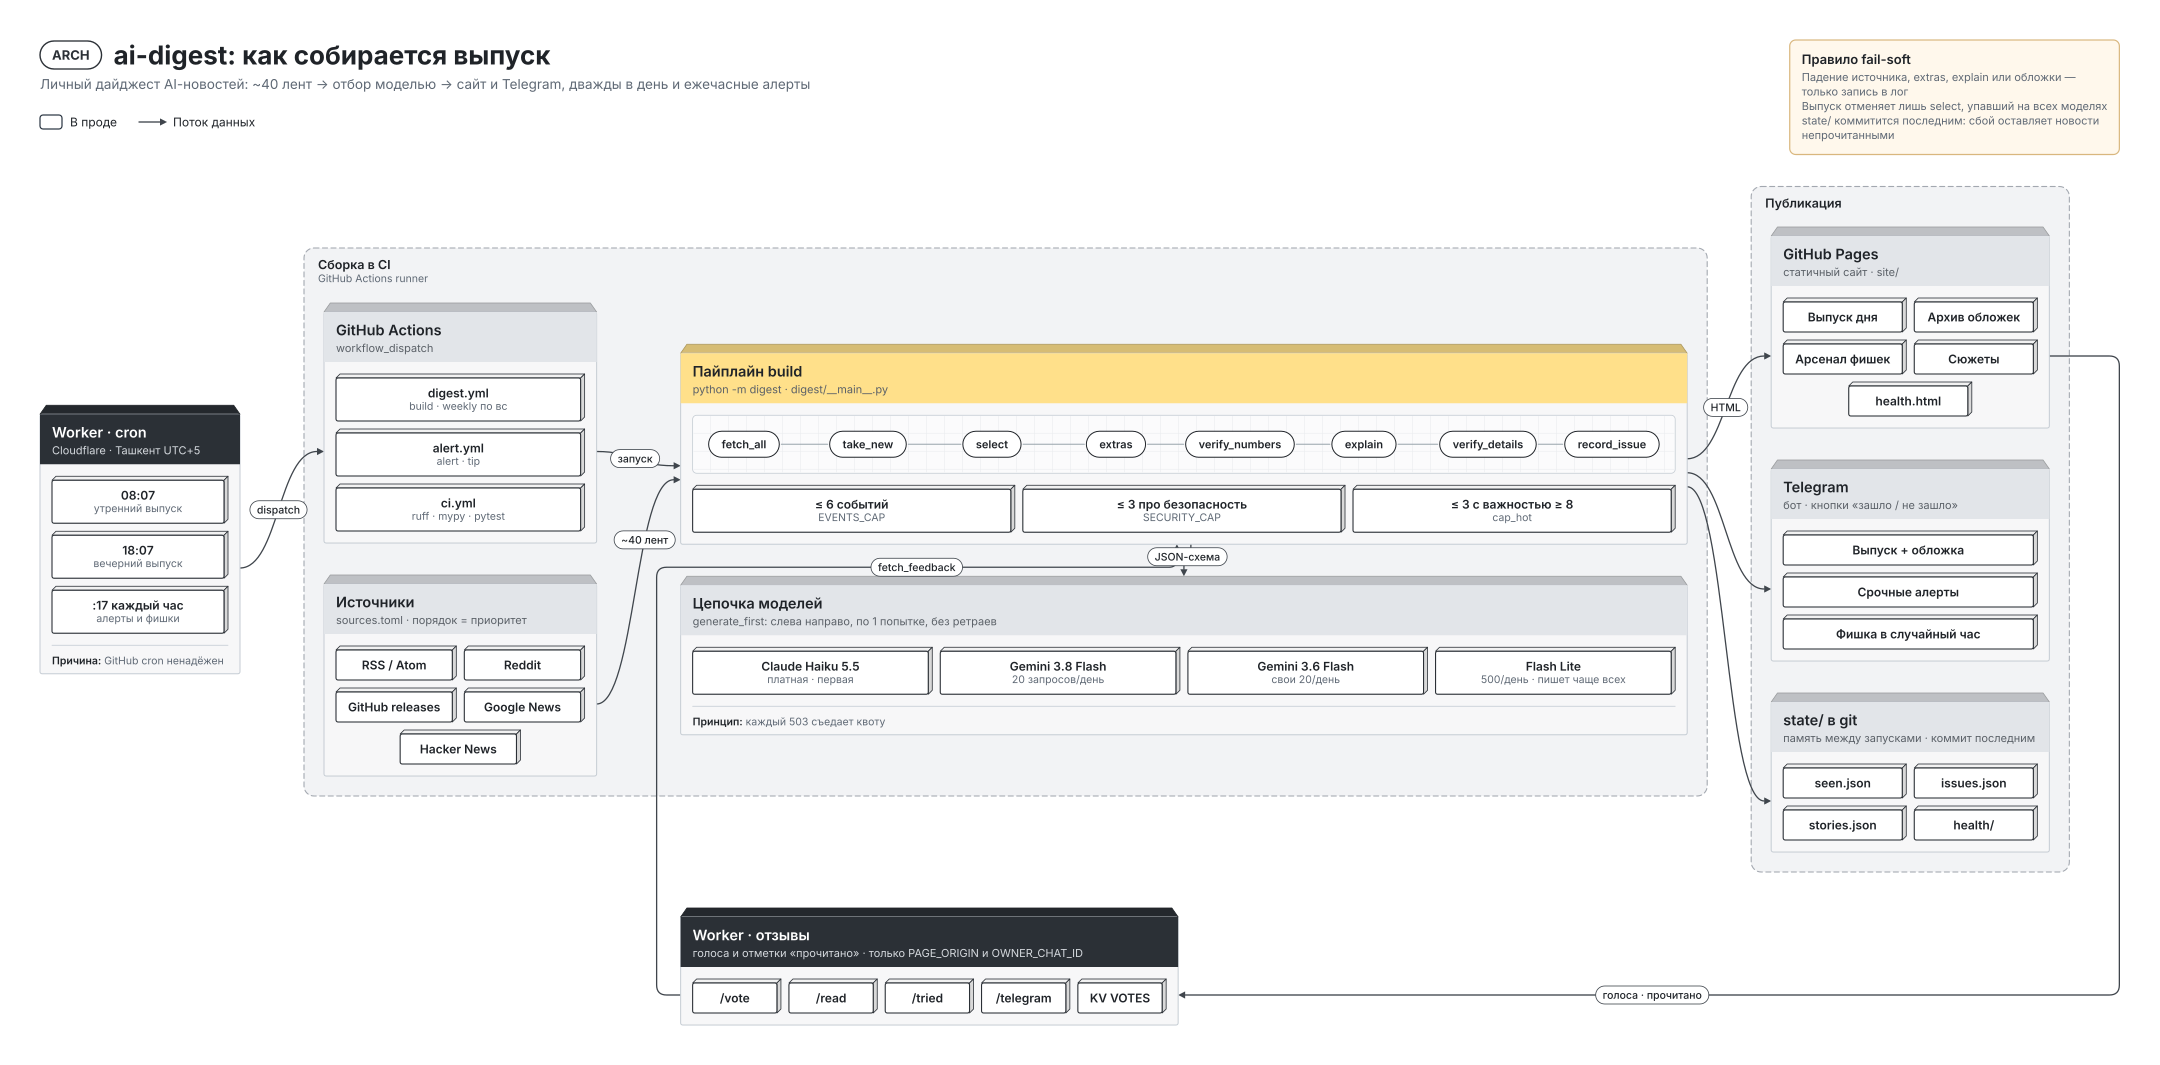

Here is the Python script that generated this plot:
"""Архитектура ai-digest: от расписания до выпуска и обратно через голоса читателя.

Пересборка: pip install open-diagram && python design/architecture.py → design/architecture.svg (+ .png при наличии
Chrome). Пакет нужен только для этой схемы, поэтому его нет в зависимостях проекта. Сборка падает с LayoutError,
если блоки или подписи наезжают друг на друга.
"""
from pathlib import Path

from open_diagram import Diagram, Graph, Note, Panel, Tile, Tiles
from open_diagram.theme import Status, Theme

theme = Theme(
    statuses={
        "live": Status("В проде", "#27323F", "#FFFFFF"),
        "building": Status("В разработке", "#B26B00", "#FFF5E5", "dashed"),
        "trial": Status("Пилот", "#6B4FD8", "#F4F1FE", "dashed"),
        "planned": Status("План", "#5C636B", "#F1F2F4", "dotted"),
        "retiring": Status("Выводится", "#B42318", "#FEF0EE"),
    },
    link_labels={"flow": "Поток данных", "planned": "Связь в плане"},
    col_gap=84,
    row_gap=32,
)

d = Diagram(
    "ai-digest: как собирается выпуск",
    subtitle="Личный дайджест AI-новостей: ~40 лент → отбор моделью → сайт и Telegram, дважды в день и ежечасные алерты",
    tag="ARCH",
    theme=theme,
    note=Note("Правило fail-soft", "Падение источника, extras, explain или обложки — только запись в лог",
              "Выпуск отменяет лишь select, упавший на всех моделях",
              "state/ коммитится последним: сбой оставляет новости непрочитанными"),
)

scheduler = Panel(
    "Worker · cron",
    Tiles([Tile("08:07", sub="утренний выпуск"), Tile("18:07", sub="вечерний выпуск"),
           Tile(":17 каждый час", sub="алерты и фишки")], cols=1),
    sub="Cloudflare · Ташкент UTC+5", tone="dark", footer="Причина: GitHub cron ненадёжен",
)

actions = Panel(
    "GitHub Actions",
    Tiles([Tile("digest.yml", sub="build · weekly по вс"), Tile("alert.yml", sub="alert · tip"),
           Tile("ci.yml", sub="ruff · mypy · pytest")], cols=1),
    sub="workflow_dispatch",
)
sources = Panel(
    "Источники",
    Tiles(["RSS / Atom", "Reddit", "GitHub releases", "Google News", "Hacker News"], cols=2),
    sub="sources.toml · порядок = приоритет",
)

pipeline = Panel(
    "Пайплайн build",
    Graph(
        {"fetch": "fetch_all", "seen": "take_new", "sel": "select", "ext": "extras",
         "num": "verify_numbers", "exp": "explain", "det": "verify_details", "rec": "record_issue"},
        [("fetch", "seen"), ("seen", "sel"), ("sel", "ext"), ("ext", "num"),
         ("num", "exp"), ("exp", "det"), ("det", "rec")],
        # Одна строка: у графа нет стрелок, и «змейка» читалась бы справа налево
        at={k: (i, 0) for i, k in enumerate(["fetch", "seen", "sel", "ext", "num", "exp", "det", "rec"])},
        spacing=(124, 62),
    ),
    Tiles([Tile("≤ 6 событий", sub="EVENTS_CAP"), Tile("≤ 3 про безопасность", sub="SECURITY_CAP"),
           Tile("≤ 3 с важностью ≥ 8", sub="cap_hot")], cols=3),
    sub="python -m digest · digest/__main__.py", tone="accent",
)

models = Panel(
    "Цепочка моделей",
    Tiles([Tile("Claude Haiku 5.5", sub="платная · первая"), Tile("Gemini 3.8 Flash", sub="20 запросов/день"),
           Tile("Gemini 3.6 Flash", sub="свои 20/день"), Tile("Flash Lite", sub="500/день · пишет чаще всех")],
          cols=4),
    sub="generate_first: слева направо, по 1 попытке, без ретраев", footer="Принцип: каждый 503 съедает квоту",
)

site = Panel(
    "GitHub Pages",
    Tiles(["Выпуск дня", "Архив обложек", "Арсенал фишек", "Сюжеты", "health.html"], cols=2),
    sub="статичный сайт · site/",
)
telegram = Panel(
    "Telegram",
    Tiles([Tile("Выпуск + обложка"), Tile("Срочные алерты"), Tile("Фишка в случайный час")], cols=1),
    sub="бот · кнопки «зашло / не зашло»",
)
state = Panel(
    "state/ в git",
    Tiles(["seen.json", "issues.json", "stories.json", "health/"], cols=2),
    sub="память между запусками · коммит последним", tone="neutral",
)

top = d.columns([[scheduler], [actions, sources], [pipeline, models], [site, telegram, state]],
                valign="center")
(c_sched,), (c_act, c_src), (c_pipe, c_models), (c_site, c_tg, c_state) = top

# Обратная связь: тот же Worker, но как хранилище голосов — под всей схемой
low_y = max(p.bottom for col in top for p in col) + 56
feedback = d.add(
    Panel("Worker · отзывы", Tiles(["/vote", "/read", "/tried", "/telegram", "KV VOTES"], cols=5),
          sub="голоса и отметки «прочитано» · только PAGE_ORIGIN и OWNER_CHAT_ID", tone="dark"),
    x=c_pipe.x, y=low_y,
)

d.group("Сборка в CI", [c_act, c_src, c_pipe, c_models], sub="GitHub Actions runner")
d.group("Публикация", [c_site, c_tg, c_state])

d.link(c_sched, c_act, label="dispatch")
d.link(c_act, c_pipe, label="запуск")
d.link(c_src, c_pipe, label="~40 лент")
d.link(c_pipe, c_models, start="bottom", end="top", label="JSON-схема")
d.link(c_pipe, c_site, label="HTML")
d.link(c_pipe, c_tg)
d.link(c_pipe, c_state)
# Обходим «Публикацию» справа, чтобы линия не выглядела связью Pages → Telegram → state
d.link(c_site, feedback, start="right", end="right", label="голоса · прочитано", via_x=c_site.right + 70)
d.link(feedback, c_pipe, start="left", end="bottom", label="fetch_feedback", via_x=c_pipe.x - 24, cross_ok=True)

d.save(str(Path(__file__).with_suffix("")), png=False)
